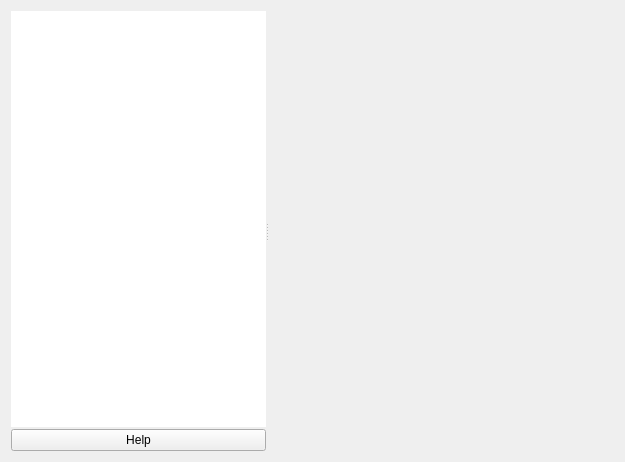
<?xml version="1.0" encoding="UTF-8"?>
<ui version="4.0">
 <class>Library</class>
 <widget class="QWidget" name="Library">
  <property name="geometry">
   <rect>
    <x>0</x>
    <y>0</y>
    <width>625</width>
    <height>462</height>
   </rect>
  </property>
  <property name="windowTitle">
   <string>Form</string>
  </property>
  <layout class="QVBoxLayout" name="verticalLayout">
   <item>
    <widget class="QSplitter" name="splitter">
     <property name="orientation">
      <enum>Qt::Horizontal</enum>
     </property>
     <property name="handleWidth">
      <number>2</number>
     </property>
     <widget class="QWidget" name="leftWidget" native="true">
      <property name="sizePolicy">
       <sizepolicy hsizetype="Preferred" vsizetype="Maximum">
        <horstretch>0</horstretch>
        <verstretch>0</verstretch>
       </sizepolicy>
      </property>
      <property name="minimumSize">
       <size>
        <width>255</width>
        <height>0</height>
       </size>
      </property>
      <property name="maximumSize">
       <size>
        <width>255</width>
        <height>16777215</height>
       </size>
      </property>
      <layout class="QVBoxLayout" name="verticalLayout_2">
       <property name="spacing">
        <number>2</number>
       </property>
       <property name="sizeConstraint">
        <enum>QLayout::SetMinAndMaxSize</enum>
       </property>
       <property name="leftMargin">
        <number>0</number>
       </property>
       <property name="topMargin">
        <number>0</number>
       </property>
       <property name="rightMargin">
        <number>0</number>
       </property>
       <property name="bottomMargin">
        <number>0</number>
       </property>
       <item>
        <widget class="QListWidget" name="categoryView">
         <property name="minimumSize">
          <size>
           <width>255</width>
           <height>0</height>
          </size>
         </property>
         <property name="maximumSize">
          <size>
           <width>255</width>
           <height>16777215</height>
          </size>
         </property>
         <property name="styleSheet">
          <string notr="true"/>
         </property>
         <property name="frameShape">
          <enum>QFrame::NoFrame</enum>
         </property>
         <attribute name="headerVisible">
          <bool>false</bool>
         </attribute>
         <attribute name="headerDefaultSectionSize">
          <number>54</number>
         </attribute>
        </widget>
       </item>
       <item>
        <layout class="QHBoxLayout" name="horizontalLayout">
         <item>
          <widget class="QPushButton" name="helpButton">
           <property name="text">
            <string>Help</string>
           </property>
          </widget>
         </item>
        </layout>
       </item>
      </layout>
     </widget>
     <widget class="QWidget" name="centralWidget" native="true">
      <property name="sizePolicy">
       <sizepolicy hsizetype="Preferred" vsizetype="MinimumExpanding">
        <horstretch>0</horstretch>
        <verstretch>0</verstretch>
       </sizepolicy>
      </property>
      <layout class="QVBoxLayout" name="verticalLayout_3">
       <property name="spacing">
        <number>0</number>
       </property>
       <property name="leftMargin">
        <number>0</number>
       </property>
       <property name="topMargin">
        <number>0</number>
       </property>
       <property name="rightMargin">
        <number>0</number>
       </property>
       <property name="bottomMargin">
        <number>0</number>
       </property>
      </layout>
     </widget>
    </widget>
   </item>
  </layout>
 </widget>
 <resources/>
 <connections/>
</ui>
